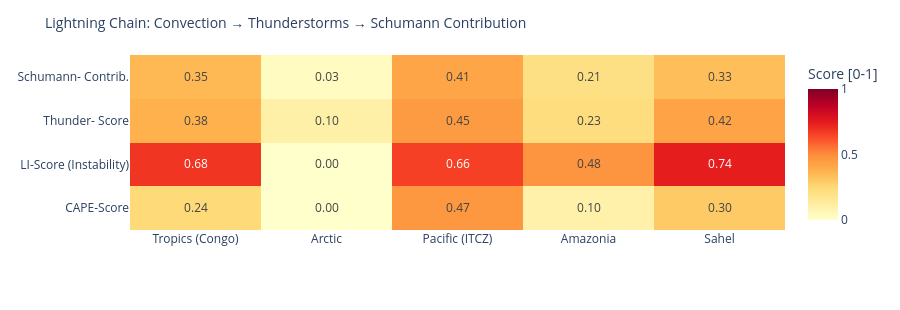

Notebook code cell kept with this figure:
### Code cell
# ============================================================
# LIGHTNING CHAIN: Convection → Thunderstorms → Schumann
# Shows the causal chain per measurement point as heatmap
# ============================================================

def cape_score(v):
    """CAPE → normalized score [0,1]"""
    if v is None or pd.isna(v): return 0.0
    return min(1.0, float(v) / 3000)

def li_score(v):
    """Lifted Index: negative = unstable → score [0,1]"""
    if v is None or pd.isna(v): return 0.3
    return min(1.0, max(0.0, (-float(v) + 6) / 12))

def cloud_score(v):
    if v is None or pd.isna(v): return 0.3
    return float(v) / 100

def thunder_score(row):
    """Kombinierter Gewitterwahrscheinlichkeits-Score
    CAPE + LI + Bedeckung + WMO-Gewitter + konvektiver Niederschlag (showers)
    Hinweis: X-Ray und Kp sind kein Bestandteil – nur geomagn./solarer Kontext.
    """
    cs = cape_score(row.get('cape'))
    ls = li_score(row.get('li'))
    cl = cloud_score(row.get('cloud'))
    t  = 1.0 if row.get('thunderstorm') else 0.0
    # Convective precipitation (showers) as additional indicator
    sh = min(1.0, (row.get('showers') or 0) / 5.0)
    return round(cs * 0.30 + ls * 0.25 + cl * 0.15 + t * 0.20 + sh * 0.10, 3)

def schumann_contribution(t_score, lat):
    """Schumann contribution: higher in tropics (±30°), scaled by thunderstorm score"""
    lat_weight = max(0.3, 1.0 - abs(lat) / 60)
    return round(t_score * lat_weight, 3)

df_atm['cape_score']   = df_atm.apply(lambda r: cape_score(r['cape']), axis=1)
df_atm['li_score']     = df_atm.apply(lambda r: li_score(r['li']),    axis=1)
df_atm['thunder_score']= df_atm.apply(lambda r: thunder_score(r.to_dict()), axis=1)
df_atm['schumann_contribution'] = df_atm.apply(
    lambda r: schumann_contribution(r['thunder_score'], r['lat']), axis=1)

metrics = ['cape_score', 'li_score', 'thunder_score', 'schumann_contribution']
labels  = ['CAPE-Score', 'LI-Score\n(Instability)', 'Thunder-\nScore', 'Schumann-\nContrib.']
z_data  = [df_atm[m].tolist() for m in metrics]

fig = go.Figure(go.Heatmap(
    z=z_data,
    x=df_atm['point'].tolist(),
    y=labels,
    colorscale='YlOrRd',
    zmin=0, zmax=1,
    text=[[f'{v:.2f}' for v in row] for row in z_data],
    texttemplate='%{text}', textfont=dict(size=12),
    colorbar=dict(title='Score [0-1]')
))
fig.update_layout(
    title=dict(text='Lightning Chain: Convection → Thunderstorms → Schumann Contribution', font=dict(size=14)),
    height=310,
    plot_bgcolor='rgba(0,0,0,0)', paper_bgcolor='rgba(0,0,0,0)',
    margin=dict(l=130, r=80, t=55, b=80)
)
fig.show()

### Figure 1 — Plotly figure (JSON) as saved in the notebook; plotly's stock layout.template omitted (floating-point values rounded to 4 significant figures)
{"data": [{"colorbar": {"title": {"text": "Score [0-1]"}}, "colorscale": [[0.0, "rgb(255,255,204)"], [0.125, "rgb(255,237,160)"], [0.25, "rgb(254,217,118)"], [0.375, "rgb(254,178,76)"], [0.5, "rgb(253,141,60)"], [0.625, "rgb(252,78,42)"], [0.75, "rgb(227,26,28)"], [0.875, "rgb(189,0,38)"], [1.0, "rgb(128,0,38)"]], "text": [["0.24", "0.00", "0.47", "0.10", "0.30"], ["0.68", "0.00", "0.66", "0.48", "0.74"], ["0.38", "0.10", "0.45", "0.23", "0.42"], ["0.35", "0.03", "0.41", "0.21", "0.33"]], "textfont": {"size": 12}, "texttemplate": "%{text}", "type": "heatmap", "x": ["Tropics (Congo)", "Arctic", "Pacific (ITCZ)", "Amazonia", "Sahel"], "y": ["CAPE-Score", "LI-Score\n(Instability)", "Thunder-\nScore", "Schumann-\nContrib."], "z": [[0.2433, 0.0, 0.4667, 0.1, 0.2967], [0.6833, 0.0, 0.6583, 0.475, 0.7417], [0.377, 0.101, 0.453, 0.227, 0.424], [0.352, 0.03, 0.415, 0.208, 0.332]], "zmax": 1, "zmin": 0}], "layout": {"height": 310, "margin": {"b": 80, "l": 130, "r": 80, "t": 55}, "paper_bgcolor": "rgba(0,0,0,0)", "plot_bgcolor": "rgba(0,0,0,0)", "title": {"font": {"size": 14}, "text": "Lightning Chain: Convection → Thunderstorms → Schumann Contribution"}}}
